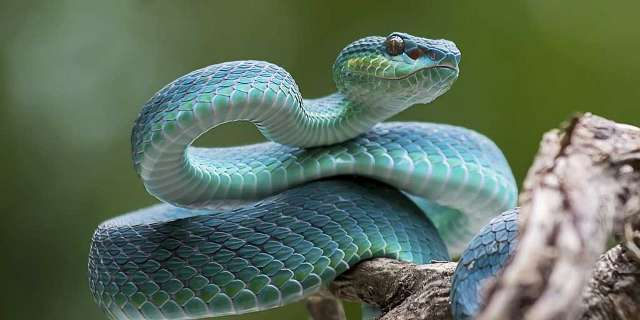
#> input picture Morphological Filtering/olo.jpg, 640 x 320 px
$ python 'Morphological Filtering.py'
#> lines starting #> are read from the running program, lines starting #| are printed output that depends on the picture; after the words box and inside, x2 and y2 are one past the last pixel; in counts of white or black regions, pixels touching at a corner belong together
import cv2
import numpy as np

image = cv2.imread("olo.jpg")
#> image is the input picture: shape (320, 640, 3); mean B, G, R 94.5, 112.1, 94.1

gray = cv2.cvtColor(image, cv2.COLOR_BGR2GRAY)
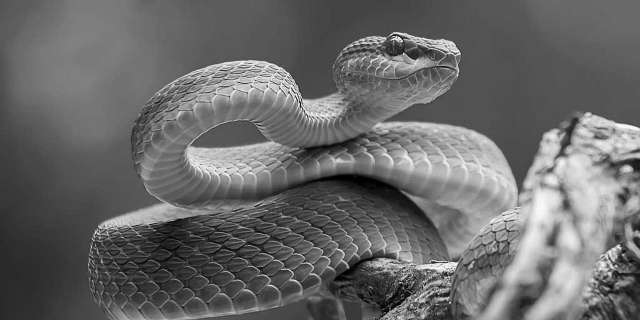
#> gray: shape (320, 640); min 0, max 254, mean 104.7

_, binary = cv2.threshold(gray, 127, 255, cv2.THRESH_BINARY)
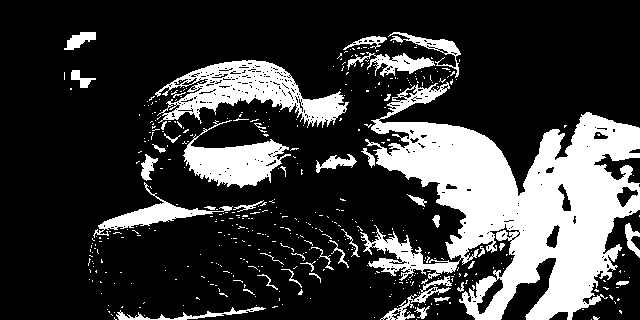
#> binary: shape (320, 640); 23.4% white; 455 white regions (412 under 20 px), largest, box (x1, y1, x2, y2) and area: (360, 82, 640, 320) 30851, (155, 60, 349, 128) 5451, (183, 120, 291, 188) 3288

kernel = cv2.getStructuringElement(cv2.MORPH_RECT, (5, 5))  # Change (5, 5) as needed

erosion = cv2.erode(binary, kernel, iterations=1)
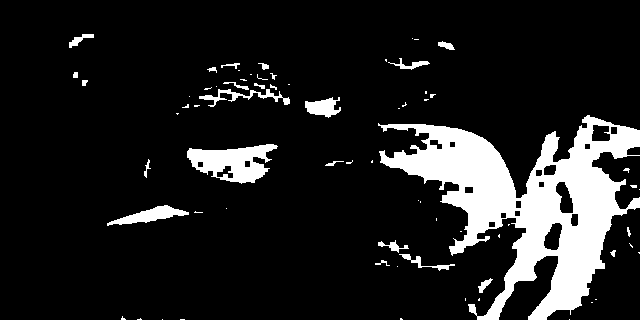
#> erosion: shape (320, 640); 12.9% white; 70 white regions (47 under 20 px), largest, box (x1, y1, x2, y2) and area: (378, 115, 640, 320) 21245, (187, 144, 278, 184) 2079, (107, 205, 189, 226) 701
dilation = cv2.dilate(binary, kernel, iterations=1)
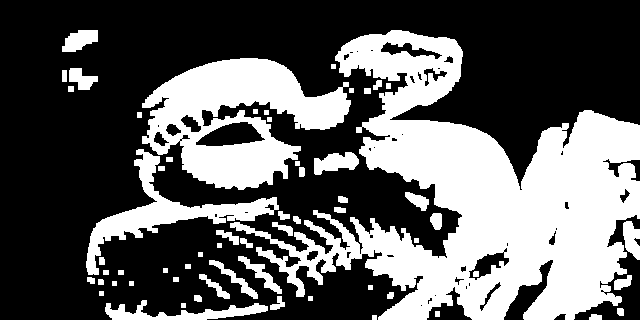
#> dilation: shape (320, 640); 37.2% white; 61 white regions, largest, box (x1, y1, x2, y2) and area: (230, 30, 640, 320) 49914, (142, 58, 351, 190) 14443, (86, 149, 279, 275) 4647
opening = cv2.morphologyEx(binary, cv2.MORPH_OPEN, kernel)
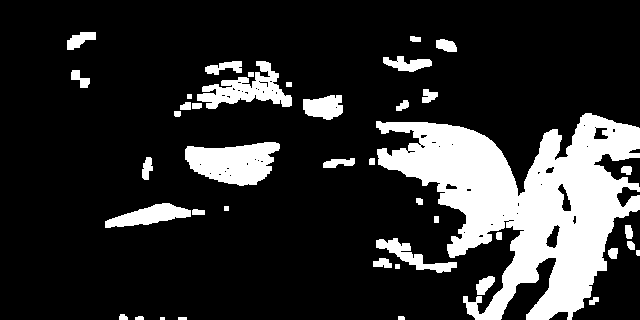
#> opening: shape (320, 640); 18.5% white; 42 white regions (1 under 20 px), largest, box (x1, y1, x2, y2) and area: (376, 113, 640, 320) 26617, (185, 142, 280, 186) 2909, (197, 61, 292, 109) 2005
closing = cv2.morphologyEx(binary, cv2.MORPH_CLOSE, kernel)
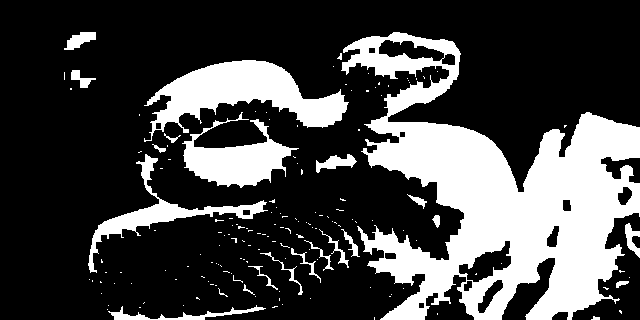
#> closing: shape (320, 640); 27.1% white; 158 white regions (135 under 20 px), largest, box (x1, y1, x2, y2) and area: (341, 32, 640, 320) 38570, (144, 60, 349, 142) 7097, (182, 112, 299, 188) 3820
gradient = cv2.morphologyEx(binary, cv2.MORPH_GRADIENT, kernel)
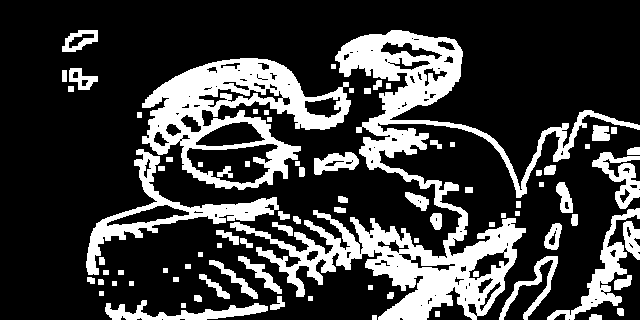
#> gradient: shape (320, 640); 24.3% white; 84 white regions, largest, box (x1, y1, x2, y2) and area: (230, 30, 640, 320) 22278, (142, 58, 351, 190) 10976, (86, 149, 279, 275) 3888

# Display results
cv2.imshow("Original", image)
cv2.imshow("Binary", binary)
cv2.imshow("Erosion", erosion)
cv2.imshow("Dilation", dilation)
cv2.imshow("Opening", opening)
cv2.imshow("Closing", closing)
cv2.imshow("Gradient", gradient)

cv2.waitKey(0)
cv2.destroyAllWindows()
